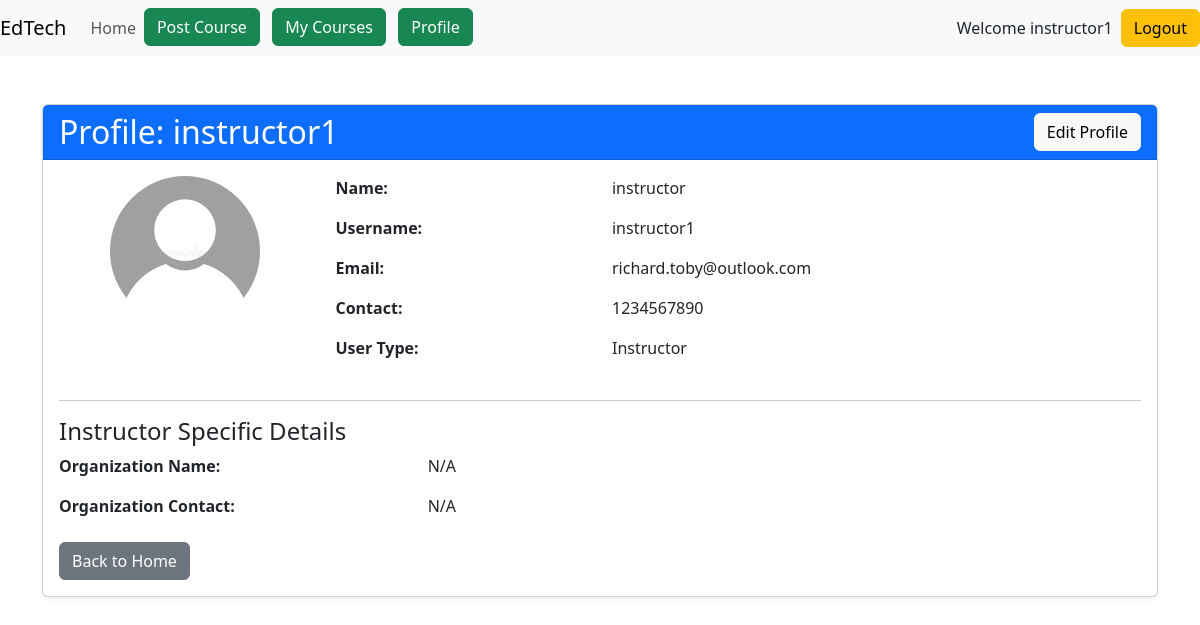
The page /accounts/profile/ (signed in) on the database its author committed.
### accounts/models.py (models this page shows)
class User(AbstractUser):
    name = models.CharField(max_length=70, default='name')
    contact = models.CharField(max_length=13)
    user_type = models.CharField(
        max_length=1,
        choices=(
            ('I', "Instructor"),
            ('S', "Student"),
        ),
    )
    def get_profile_photo_url(self):
        if (
            self.user_type == 'S'
            and hasattr(self, 'studentprofile')
            and self.studentprofile.profile_photo
        ):
            return self.studentprofile.profile_photo.url
        elif (
            self.user_type == 'I'
            and hasattr(self, 'instructorprofile')
            and self.instructorprofile.profile_photo
        ):
            return self.instructorprofile.profile_photo.url
        return '/static/images/default_pfp.png'

class InstructorProfile(models.Model):
    user = models.OneToOneField(User, on_delete=models.CASCADE)
    organization_name = models.CharField(max_length=100)
    contact = models.CharField(max_length=13)
    profile_photo = models.ImageField(
        upload_to=get_profile_photo_path,
        blank=True,
        null=True,
    )

### accounts/views.py (the view)
# urls.py: path('profile/',views.profile_details,name='profile_details'),
def profile_details(request):
    user = request.user
    profile = None
    if request.user.user_type == 'I':
        profile = get_object_or_404(InstructorProfile, user=user)
    elif request.user.user_type == 'S':
        profile = get_object_or_404(StudentProfile, user=user)
    context = {
        'profile': profile,
        'user_obj': user
    }
    return render(request, 'accounts/profile.html', context)

### accounts/templates/accounts/profile.html (shortened to what this page needs)
{% extends 'base.html' %}
{% block main %}
<div class="container mt-5">
    <div class="card shadow-sm">
        <div class="card-header bg-primary text-white">
            <div class="d-flex justify-content-between align-items-center">
                <h2 class="mb-0">Profile: {{ user_obj.username }}</h2>
                {% if user_obj == request.user %}
                    <a href="{% url 'profile_update' %}" class="btn btn-light">Edit Profile</a>
                {% endif %}
            </div>
        </div>
        <div class="card-body">
            <div class="row mb-4">
                <div class="col-md-3 text-center">
                    <img src="{{ user_obj.get_profile_photo_url }}"
                         class="rounded-circle mb-3"
                         width="150" height="150" alt="Profile Photo">
                </div>
                <div class="col-md-9">
                    <div class="row mb-3">
                        <div class="col-md-4"><strong>Name:</strong></div>
                        <div class="col-md-8">{{ user_obj.name }}</div>
                    </div>
                    <div class="row mb-3">
                        <div class="col-md-4"><strong>Username:</strong></div>
                        <div class="col-md-8">{{ user_obj.username }}</div>
                    </div>
                    <div class="row mb-3">
                        <div class="col-md-4"><strong>Email:</strong></div>
                        <div class="col-md-8">{{ user_obj.email }}</div>
                    </div>
                    <div class="row mb-3">
                        <div class="col-md-4"><strong>Contact:</strong></div>
                        <div class="col-md-8">{{ user_obj.contact }}</div>
                    </div>
                    <div class="row mb-3">
                        <div class="col-md-4"><strong>User Type:</strong></div>
                        <div class="col-md-8">
                            {% if user_obj.user_type == 'S' %} Student
                            {% elif user_obj.user_type == 'I' %} Instructor
                            {% else %} N/A
                            {% endif %}
                        </div>
                    </div>
                </div>
            </div>
            {% if user_obj.user_type == 'I' and profile %}
            <hr>
            <h4>Instructor Specific Details</h4>
            <div class="row mb-3">
                <div class="col-md-4"><strong>Organization Name:</strong></div>
                <div class="col-md-8">{{ profile.organization_name|default:"N/A" }}</div>
            </div>
            <div class="row mb-3">
                <div class="col-md-4"><strong>Organization Contact:</strong></div>
                <div class="col-md-8">{{ profile.contact|default:"N/A" }}</div>
            </div>
            {% endif %}
            <div class="mt-4">
                <a href="{% url 'home' %}" class="btn btn-secondary">Back to Home</a>
            </div>
        </div>
    </div>
</div>
{% endblock main %}

### templates/base.html (shortened to what this page needs)
<!doctype html>
<html lang="en">
    <head>
        <link
            href="https://cdn.jsdelivr.net/npm/bootstrap@5.3.2/dist/css/bootstrap.min.css"
            rel="stylesheet"
        />
    </head>
    <body>
        <header>
             <nav class="navbar navbar-expand-md navbar-light bg-light">
                <a class="navbar-brand" href="{% url 'home' %}">EdTech</a>
                <div class="collapse navbar-collapse" id="collapsibleNavId">
                    <ul class="navbar-nav mr-auto mt-2 mt-lg-0">
                        <li class="nav-item active">
                            <a class="nav-link" href="{% url "home" %}">Home </a>
                        </li>
                        {% if request.user.is_authenticated %}
                            {% if request.user.user_type == 'I' %}
                                <li class="nav-item">
                                     <a class="btn btn-success" href="{% url 'course_create'%}"> Post Course </a>
                                </li>
                                <li class="nav-item">
                                    <a class="btn btn-success" href="{% url 'my_courses' %}"> My Courses </a>
                                </li>
                            {% endif %}
                            <li class="nav-item">
                                <a class="btn btn-success" href="{% url 'profile_details' %}"> Profile </a>
                            </li>
                        {% endif %}
                    </ul>
                </div>
                <ul class="navbar-nav ml-auto mt-2 mt-lg-0">
                    {% if not request.user.is_authenticated %}
                        <li class="nav-item" style="list-style-type:none;">
                             <a class="btn btn-success" href="{% url 'login'%}"> Login </a>
                        </li>
                        &nbsp;
                        &nbsp;
                        <li class="nav-item" style="list-style-type:none;">
                            <a class="btn btn-success" href="{% url 'register'%}"> Register </a>
                        </li>
                    {% else %}
                        <p class="my-auto me-2"> Welcome {{request.user.username}}</p>
                        <a class="btn btn-warning" href="{% url "logout" %}">Logout</a>
                    {% endif %}
                </ul>
             </nav>
        </header>
        <main>
            {% block main %}
            {% endblock main %}
        </main>
    </body>
</html>

### rows shown on the page
User: user.username "instructor1", username "instructor1", name "instructor", email "richard.toby@outlook.com", contact "1234567890"
InstructorProfile: organization_name "N/A", contact "N/A"
